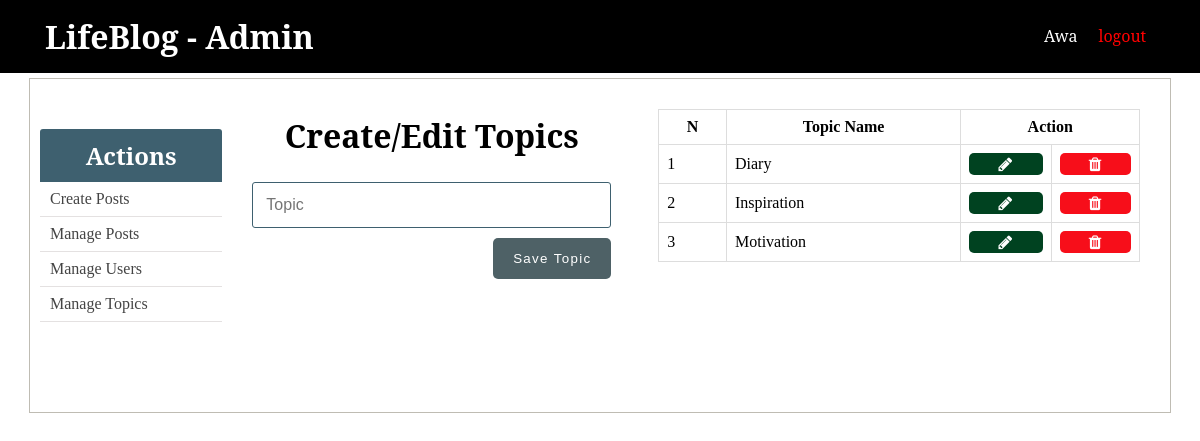
The page /admin/topics.php on the database its author committed.
### tables this page shows
CREATE TABLE `topics` (
  `id` int(11) NOT NULL,
  `name` varchar(255) NOT NULL,
  `slug` varchar(255) NOT NULL
);

### admin/includes/admin_functions.php (called while the page is built, shortened)
<?php
$isEditingTopic = false;
$topic_name = "";
function getAllTopics() {
	global $conn;
	$sql = "SELECT * FROM topics";
	$result = mysqli_query($conn, $sql);
	$topics = mysqli_fetch_all($result, MYSQLI_ASSOC);
	return $topics;
}
?>

### admin/topics.php (the view, shortened to what this page needs)
<?php  include('../config.php'); ?>
<?php  include(ROOT_PATH . '/admin/includes/admin_functions.php'); ?>
<?php include(ROOT_PATH . '/admin/includes/head_section.php'); ?>
<?php $topics = getAllTopics();	?>
</head>
<body>
	<?php include(ROOT_PATH . '/admin/includes/navbar.php') ?>
	<div class="container content">
		<?php include(ROOT_PATH . '/admin/includes/menu.php') ?>
		<div class="action">
			<h1 class="page-title">Create/Edit Topics</h1>
			<form method="post" action="<?php echo BASE_URL . 'admin/topics.php'; ?>" >
				<input type="text" name="topic_name" value="<?php echo $topic_name; ?>" placeholder="Topic">
				<?php if ($isEditingTopic === true): ?>
					<button type="submit" class="btn" name="update_topic">UPDATE</button>
				<?php else: ?>
					<button type="submit" class="btn" name="create_topic">Save Topic</button>
				<?php endif ?>
			</form>
		</div>
		<div class="table-div">
			<?php if (empty($topics)): ?>
				<h1>No topics in the database.</h1>
			<?php else: ?>
				<table class="table">
					<thead>
						<th>N</th>
						<th>Topic Name</th>
						<th colspan="2">Action</th>
					</thead>
					<tbody>
					<?php foreach ($topics as $key => $topic): ?>
						<tr>
							<td><?php echo $key + 1; ?></td>
							<td><?php echo $topic['name']; ?></td>
							<td>
								<a class="fa fa-pencil btn edit"
									href="topics.php?edit-topic=<?php echo $topic['id'] ?>">
								</a>
							</td>
							<td>
								<a class="fa fa-trash btn delete"
									href="topics.php?delete-topic=<?php echo $topic['id'] ?>">
								</a>
							</td>
						</tr>
					<?php endforeach ?>
					</tbody>
				</table>
			<?php endif ?>
		</div>
	</div>
</body>
</html>

### static/css/admin_styling.css (style rules this page uses)
* { margin: 0px; padding: 0px; }
a { text-decoration: none; }
h1, h2, h3, h4, h5, h6 { font-family: 'Noto Serif', serif; }
form { width: 60%; margin: 5px auto; padding-bottom: 50px; }
form input[type=file], input[type=email], input[type=password], input[type=text], form select, form textarea { width: 100%; display: block; padding: 13px 13px; font-size: 1em; margin: 5px auto 10px; border-radius: 3px; box-sizing : border-box; background: transparent; border: 1px solid #3E606F; }
form button { float: right; margin-left: 24%; }
table { border-collapse: collapse; width: 70%; margin: 20px auto; }
th, td { padding: 8px; text-align: left; border: 1px solid #ddd; }
th { text-align: center; }
.btn { color: white; background: #4E6166; text-align: center; border: none; border-radius: 5px; display: block; letter-spacing: .1em; padding: 13px 20px; text-decoration: none; }
.container { width: 95%; margin: 5px auto 50px; border: 1px solid #BFBCB3; padding: 10px 0px 50px; }
.container:after { content: ""; display: block; clear: both; }
.container.content .action { width: 35%; float: left; text-align: center; }
.container.content .action form { width: 90%; }
.container.content .action .page-title { margin: 25px; }
.table-div { float: left; width: 47%; }
.table-div table { width: 90%; }
.table-div a.fa { color: white; padding: 3px; }
.table-div .edit { background: #004220; }
.table-div .delete { background: #F70E1A; }

### rows shown on the page
topics: name "Diary"
topics: name "Inspiration"
topics: name "Motivation"
